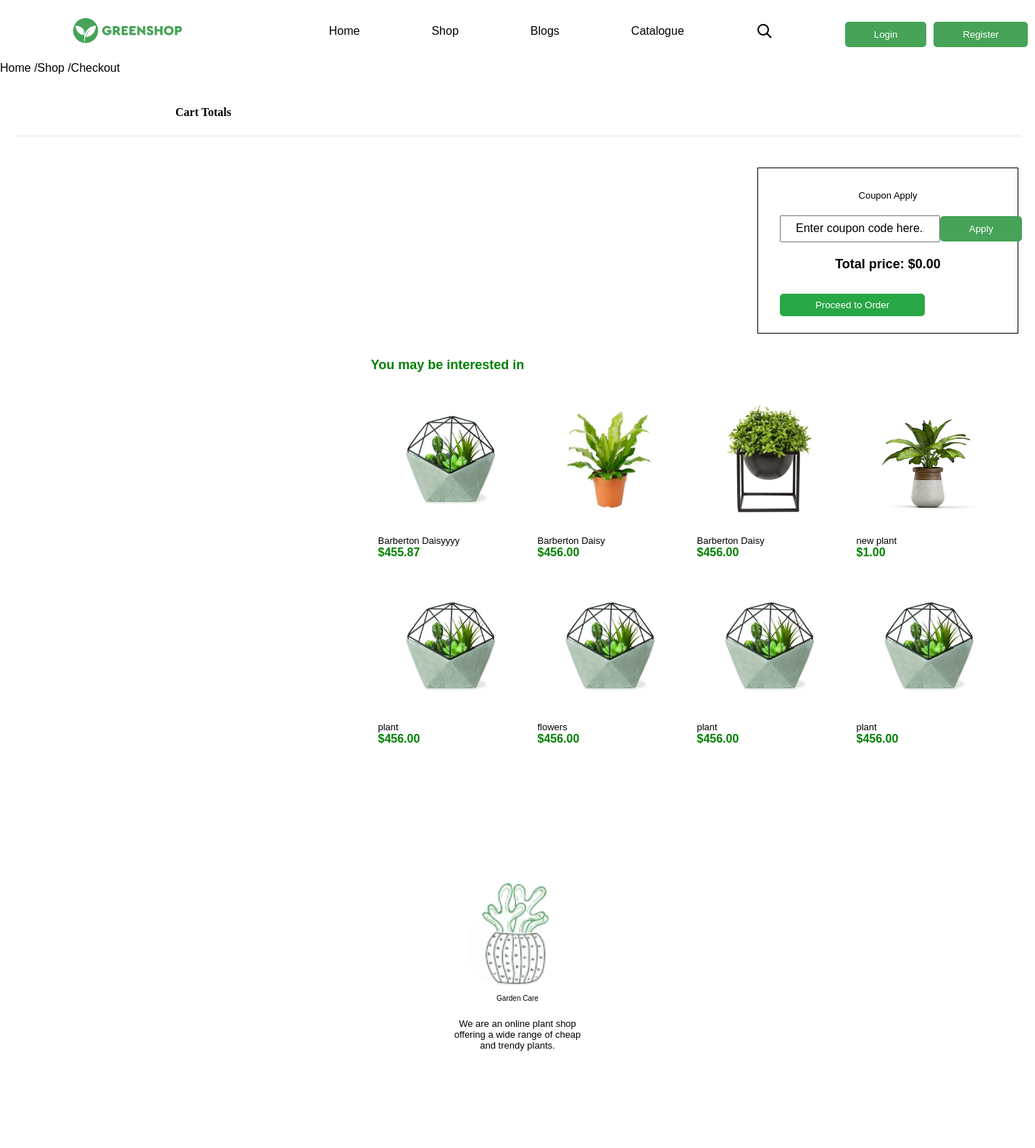
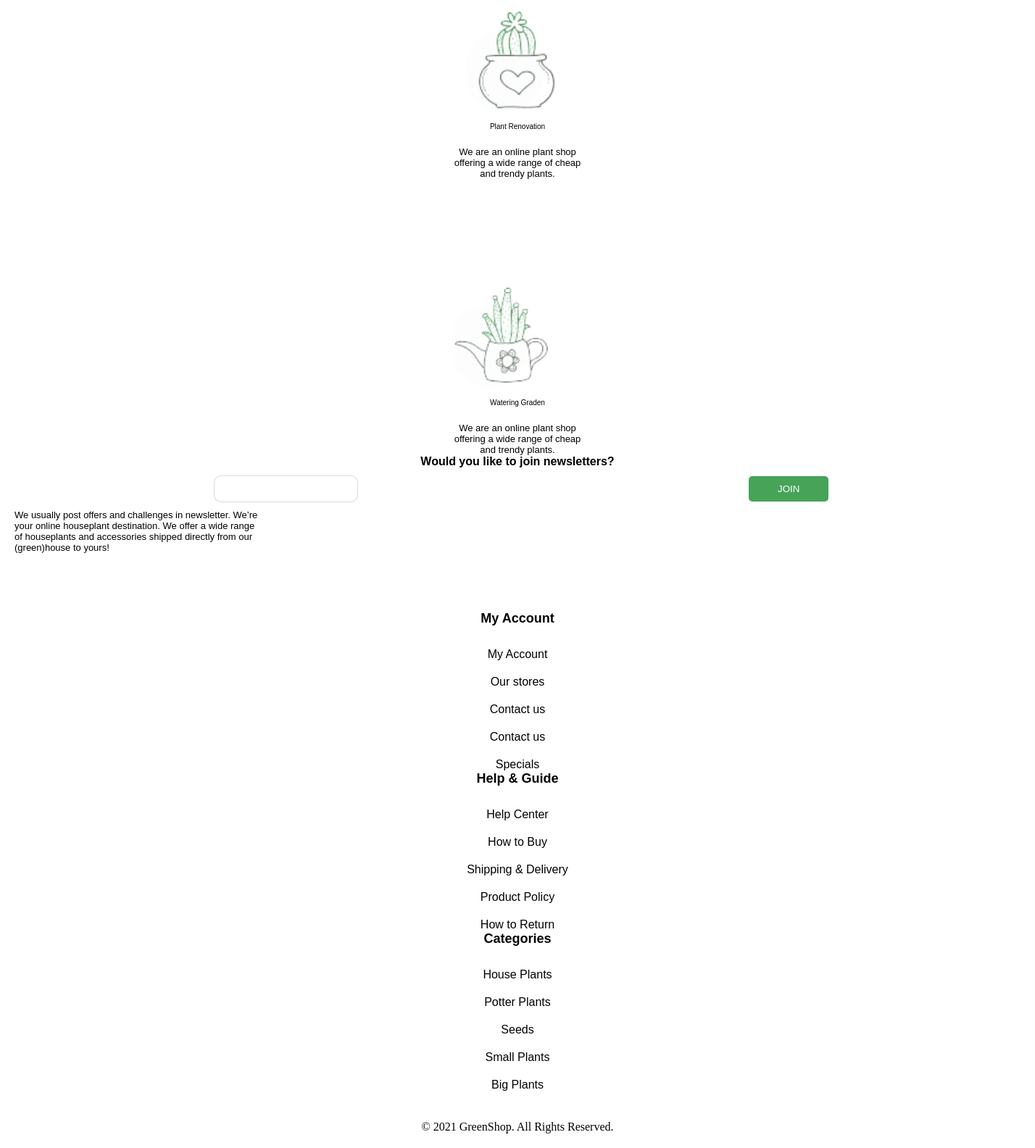
Page /cart/ on the committed database (2 pictures, top to bottom).
### plant/models.py (models this page shows, shortened)
class TimeAbstract(models.Model):
    created_at = models.DateField('created', auto_now_add=True)
    updated_at = models.DateField('', auto_now=True)
    class Meta:
        abstract = True

class Plant(TimeAbstract):
    class Meta:
        verbose_name_plural = 'plants'
        verbose_name = 'plant'
    name = models.CharField(max_length=100)
    price = models.DecimalField(decimal_places=2, max_digits=10)
    short_description = models.TextField()
    sizes = models.ManyToManyField('plant.Size', related_name='plant')
    category = models.ForeignKey('plant.Category', on_delete=models.PROTECT, related_name='plant')
    tags = models.ManyToManyField('plant.Tag', related_name='plant')
    description = models.ForeignKey('plant.Description', on_delete=models.PROTECT)
    user =  models.ForeignKey(User, on_delete=models.PROTECT, related_name='plants', default=1)
    @property
    def image(self):
        if self.images.first():
            return self.images.first().image
        return None

class ImagePlant(TimeAbstract):
    class Meta:
        verbose_name_plural = 'images'
        verbose_name = 'image'
    plant = models.ForeignKey('plant.Plant', on_delete=models.PROTECT, related_name='images')
    image = ResizedImageField(upload_to='plant_images/', quality=90, force_format='WEBP')

class Category(TimeAbstract):
    class Meta:
        verbose_name_plural = 'categories'
        verbose_name = 'category'
    name = models.CharField(max_length=100)

### plant/views.py (the view)
# urls.py: path('cart/', views.CartView.as_view(), name='cart'),
class CartView(View, LoginRequiredMixin):
    def get(self, request, *args, **kwargs):
        cart = request.session.get('cart', {})
        cart_items = []
        total_price = 0
        categories = Category.objects.all()
        plants = Plant.objects.all()
        for plant_id, quantity in cart.items():
            plant = get_object_or_404(Plant, id=int(plant_id))
            item_price = plant.price * quantity
            cart_items.append({'product': plant, 'quantity': quantity, 'item_price': item_price})
            total_price += item_price
        context = {
            'cart_items': cart_items,
            'total_price': total_price,
            'categories': categories,
            'plants': plants,
        }
        return render(request, 'cart/cart.html', context)

### templates/cart/cart.html (shortened to what this page needs)
{% extends 'main.html' %}
{% block content %}
<div class="pad-20-media">
  <a href="{% url "home" %}">Home /</a><a href="{% url "catologue" %}">Shop /</a><a href="">Checkout</a>
</div>
    <table class="col-displays align-end pad-20">
      <thead class="pad-20 align-end">
        <tr class="pad-20 pad-top-20">
          <div class="">
            <th class="pad-left-200">Cart Totals</th>
        </div>
      </tr>
      </thead>
      <tbody>
        <tr>
          <td>
            <div class="cart-summary ordered">
              <form class="order" action="{% url 'create_order' %}" method="POST">
                <p>Coupon Apply</p>
                <div class="display">
                  <input class="small-input" type="text" placeholder="Enter coupon code here..."><button class="btn-input">Apply</button>
                </div>
                <h2>Total price: ${{ total_price|floatformat:2 }}</h2>
                <button type="submit" class="btn-order">Proceed to Order</button>
              </form>
            </div>
          </td>
        </tr>
      </tbody>
    </table>
<div class="container pad-top-20">
  <h2 class="green text-center-media ">You may be interested in</h2>
  <div class="display-plant1 container media-container">
    {% for plant in plants|slice:':8' %}
    <a href="{% url "detail_plant" plant.id %}">
      <div >
        <img class="card" src="{{ plant.image.url }}" alt="" />
        <p>{{ plant.name }}</p>
        <h4 class="green">${{ plant.price }}</h4>
      </div>
    </a>
    {% endfor %}
  </div>
</div>
{% endblock %}

### templates/main.html (shortened to what this page needs)
{% load static %}
<!DOCTYPE html>
<html lang="en">
<head>
    <link rel="stylesheet" href="{% static 'css/main.css' %}">
    <link rel="stylesheet" href="{% static 'css/meda.css' %}">
    <link rel="stylesheet" href="https://cdnjs.cloudflare.com/ajax/libs/font-awesome/6.6.0/css/all.min.css" />
</head>
<body>
    {% include 'companents/navbar.html' %}
    {% block content %}
    {% endblock content %}
    {% include 'companents/footer.html' %}
</body>
</html>

### templates/companents/navbar.html (shortened to what this page needs)
<section class="display display-gap nav-land pad-20">
  <div>
    <a href="{% url "home" %}"><div class="logo"></div></a>
  </div>
  <div>
    <ul class="display-gap">
      <li>
        <a href="/">Home</a>
      </li>
      <li>
        <a href="{% url "catologue" %}">Shop</a>
      </li>
      <li>
        <a href="{% url "blogs" %}">Blogs</a>
      </li>
      <li>
        <a href="{% url "catologue" %}">Catalogue</a>
      </li>
      <div class="search-container">
            <svg id="search-icon" xmlns="http://www.w3.org/2000/svg" width="24" height="24" viewBox="0 0 24 24">
              <path fill="none" stroke="black" stroke-width="2" d="M15 15L21 21M17 10A7 7 0 1 1 3 10A7 7 0 0 1 17 10Z"/>
            </svg>
          </div>
          {% if user.is_authenticated %}
          {% comment %} <a href="{% url 'logout' %}">Logout</a> {% endcomment %}
          <a href="{% url "profile" %}"><svg id="user-icon" xmlns="http://www.w3.org/2000/svg" width="24" height="24" viewBox="0 0 24 24">
            <path fill="none" stroke="black" stroke-width="2"
            d="M12 12A5 5 0 1 1 12 2A5 5 0 0 1 12 12ZM2 22C2 17.58 5.58 14 10 14H14C18.42 14 22 17.58 22 22"/>
          </svg></a>
          {% comment %} <a href="{% url "cart" %}">Basket</a> {% endcomment %}
          <div class="display-gap">
            {% comment %} <a href=""><div class="search"></div></a> {% endcomment %}
            <a href="{% url "cart" %}"><svg id="cart-icon" xmlns="http://www.w3.org/2000/svg" width="24" height="24" viewBox="0 0 24 24">
              <path fill="none" stroke="black" stroke-width="2"
              d="M3 3H6L8 16H18L20 6H6M8 20A1 1 0 1 1 8 18A1 1 0 0 1 8 20ZM16 20A1 1 0 1 1 16 18A1 1 0 0 1 16 20Z"/>
            </svg>
          </ul>
        </div>
      </a>
            <form action="{% url 'logout' %}" method="post" style="display:inline;">
              {% csrf_token %}
      <button type="submit">Logout</button>
    </form>
    {% else %}
<div class="display-gap1">
<button id="openLoginModal">Login</button>
<button id="openRegisterModal">Register</button>
</div>
      {% endif %}
</section>

### templates/companents/footer.html (shortened to what this page needs)
{% block content %}
<center>
  <section class="pad-20 containr hovers">
    <div class="display4">
      <div>
        <div class="block-1"></div>
        <h3>Garden Care</h3>
        <br /><p>
          We are an online plant shop
          <br />offering a wide range of cheap
          <br />and trendy plants.
        </p>
      </div>
      <div>
        <div class="block-2"></div>
        <h3>Plant Renovation</h3>
        <br /><p>
          We are an online plant shop
          <br />offering a wide range of cheap
          <br />and trendy plants.
        </p>
      </div>
      <div>
        <div class="block-3"></div>
        <h3>Watering Graden</h3>
        <br /><p>
          <br />offering a wide range of cheap
          <br />and trendy plants.
        </p>
      </div>
      <div>
        <div>
          <h4>
            Would you like to join newsletters?
          </h4>
          <div class="formas display">
            <input type="email"> <button>JOIN</button>
          </div>
          <p class="start">
            We usually post offers and challenges in newsletter. We’re
            <br>your online houseplant destination. We offer a wide range
            <br>of houseplants and accessories shipped directly from our
            <br>(green)house to yours!
          </p>
        </div>
      </div>
    </div>
  </section>
</center>
  <div class="pad-20">
  </div>
  <div class="contaner pad-20 display5 text-center-m cent-lap">
    <div class="col-display-m">
      <h2>My Account</h2>
      <a href="">My Account</a>
      <a href="">Our stores</a>
      <a href="">Contact us</a>
      <a href="">Contact us</a>
      <a href="">Specials</a>
    </div>
    <div class="col-display-m">
      <h2>Help & Guide</h2>
      <a href="">Help Center</a>
      <a href="">How to Buy</a>
      <a href="">Shipping & Delivery</a>
      <a href="">Product Policy</a>
      <a href="">How to Return</a>
    </div>
    <div class="col-display-m">
      <h2>Categories</h2>
      {% for category in categories|slice:':5' %}
        <a href="">{{ category.name }}</a>
      {% endfor %}
    </div>
  </div>
  <div class="pad-20">
    <center>
        © 2021 GreenShop. All Rights Reserved.
    </center>
  </div>
{% endblock %}

### static/static_dirs/css/main.css (style rules this page uses)
* { margin: 0; box-sizing: border-box; }
.container { width: 1300px; margin: 0 auto; }
.pad-20 { padding: 20px; }
.order { display: flex; flex-direction: column; gap: 20px; }
.small-input { padding: 9px 20px; }
.ordered { width: 360px; height: 229px; border: solid 1px black; padding: 30px; display: flex; flex-direction: column; gap: 20px; }
.align-end { align-items: end; }
.col-displays { display: flex; flex-direction: column; gap: 20px; }
.start { text-align: start; }
.col-display-m { display: flex; flex-direction: column; gap: 20px; }
.logo { background-image: url(../images/logo.png); background-position: center; background-repeat: no-repeat; background-size: cover; width: 150px; height: 35px; }
.display { display: flex; justify-content: space-around; align-items: center; }
.display4 { display: flex; justify-content: space-around; align-items: end; }
.display5 { display: flex; justify-content: space-around; align-items: center; }
.display-plant1 { display: grid; grid-template-columns: repeat(4, 1fr); gap: 20px; flex: 1; }
.display-gap { display: flex; gap: 30px; align-items: center; }
.card { padding: 20px 20px; background-color: #ffffff; }
img { max-width: 300px; max-height: 300px; }
.pad-left-200 { padding-left: 200px; }
ul, li, a { text-decoration: none; font-family: Cera Pro, sans-serif; color: black; list-style: none; }
input::placeholder { font-family: Cera Pro, sans-serif; color: black; font-size: 16px; }
p { font-family: Cera Pro, sans-serif; font-size: 13px; }
h4 { font-family: Cera Pro, sans-serif; }
h3 { font-family: Cera Pro, sans-serif; font-size: 16px; font-weight: 500; line-height: 18px; }
h2 { font-family: Cera Pro, sans-serif; }
button { background-color: #46A358; padding: 10px 40px; border: none; border-radius: 5px; color: white; max-width: 200px; }
.display-gap1 { display: flex; gap: 10px; padding-top: 10px; }
.green { color: green; }
.pad-top-20 { padding-top: 20px; }
.block-1 { background-image: url(../images/s1-removebg-preview.png); background-position: center; background-repeat: no-repeat; background-size: cover; width: 300px; height: 300px; position: relative; top: 150px; left: 80px; }
.block-2 { background-image: url(../images/s2-removebg-preview.png); background-position: center; background-repeat: no-repeat; background-size: cover; width: 300px; height: 300px; position: relative; top: 150px; left: 80px; }
.block-3 { background-image: url(../images/s3-removebg-preview.png); background-position: center; background-repeat: no-repeat; background-size: cover; width: 300px; height: 300px; position: relative; top: 150px; left: 60px; }
.formas input { padding: 10px 10px; margin: 10px; border: none; border: solid 1px rgb(128, 128, 128, 0.3); border-radius: 10px; }
.search-container { position: relative; display: flex; align-items: center; }
#search-icon { cursor: pointer; transition: transform 0.2s; }
thead { border-bottom: 1px solid rgb(128, 128, 128, 0.2); width: 100%; padding-top: 10px; }
h2 { font-size: 18px; margin-bottom: 10px; }
.btn-quantity, .btn-remove, .btn-order { background: #28a745; color: #fff; border: none; padding: 8px 12px; border-radius: 5px; cursor: pointer; }
.cart-summary { text-align: center; margin-top: 20px; }

### static/static_dirs/css/meda.css (style rules this page uses)
@media (min-width:375px) { body { overflow-x: hidden; } }
@media (min-width: 425px) { body { overflow-x: hidden; } }
@media (min-width: 425px) { .container { max-width: 425px; } }
@media (min-width: 425px) { img { max-width: 200px; } }
@media (min-width: 425px) { .cent-lap { text-align: center; } }
@media (min-width: 425px) { .display-gap { display: block; } }
@media (min-width: 425px) { h3 { font-size: 10px; } }
@media (min-width: 425px) { .display { display: block; } }
@media (min-width: 425px) { .display4 { display: block; } }
@media (min-width: 425px) { .display5 { display: block; } }
@media (min-width: 425px) { .nav-land { display: none; } }
@media (min-width: 768px) { .container { width: 760px; margin: 0 auto; padding: 10px; } }
@media (min-width: 768px) { .nav-land { display: none; } }
@media (min-width: 768px) { .display-gap { display: flex; gap: 99px; align-items: center; max-width: 505px; } }
@media (min-width: 1024px) { .container { width: 1020px; margin: 0 auto; } }
@media (min-width: 1024px) { .nav-land { display: block; max-width: 1020px; } }
@media (min-width: 1024px) { .display { display: flex; gap: 0; align-items: center; } }
@media (min-width: 1024px) { .media-container { width: 1020px; } }

### rows in the picture
Plant: image (picture), name "Barberton Daisyyyy", price "455.87"
Plant: image (picture), name "Barberton Daisy", price "456.00"
Plant: image (picture), name "Barberton Daisy", price "456.00"
Plant: image (picture), name "new plant", price "1.00"
Plant: image (picture), name "plant", price "456.00"
Plant: image (picture), name "flowers", price "456.00"
Plant: image (picture), name "plant", price "456.00"
Plant: image (picture), name "plant", price "456.00"
Category: name "House Plants"
Category: name "Potter Plants"
Category: name "Seeds"
Category: name "Small Plants"
Category: name "Big Plants"

### other values in the picture
{{ total_price|floatformat:2 }} "0.00"
